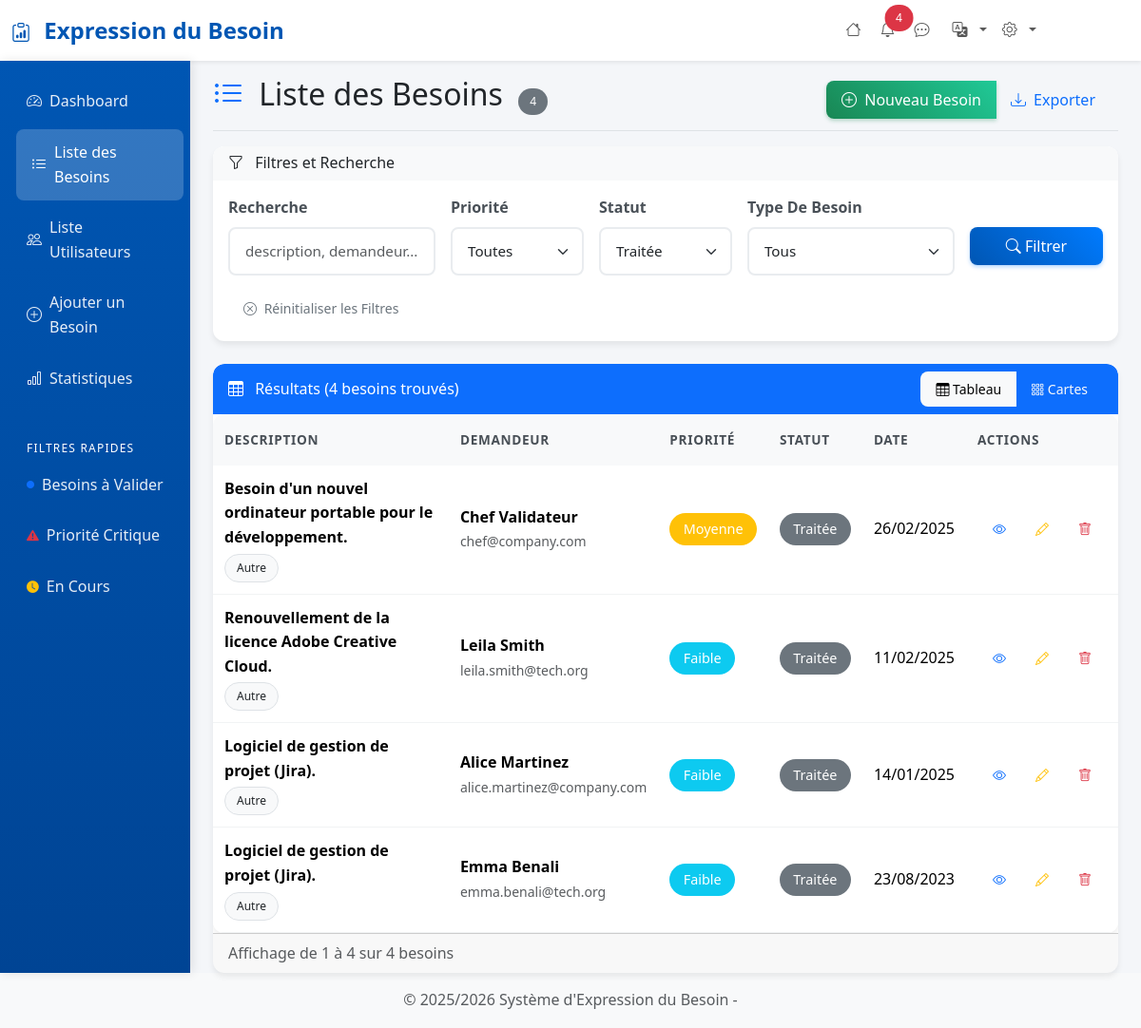
The app's page /pages/liste-besoins.php?statut=Traitée (signed in), older data.
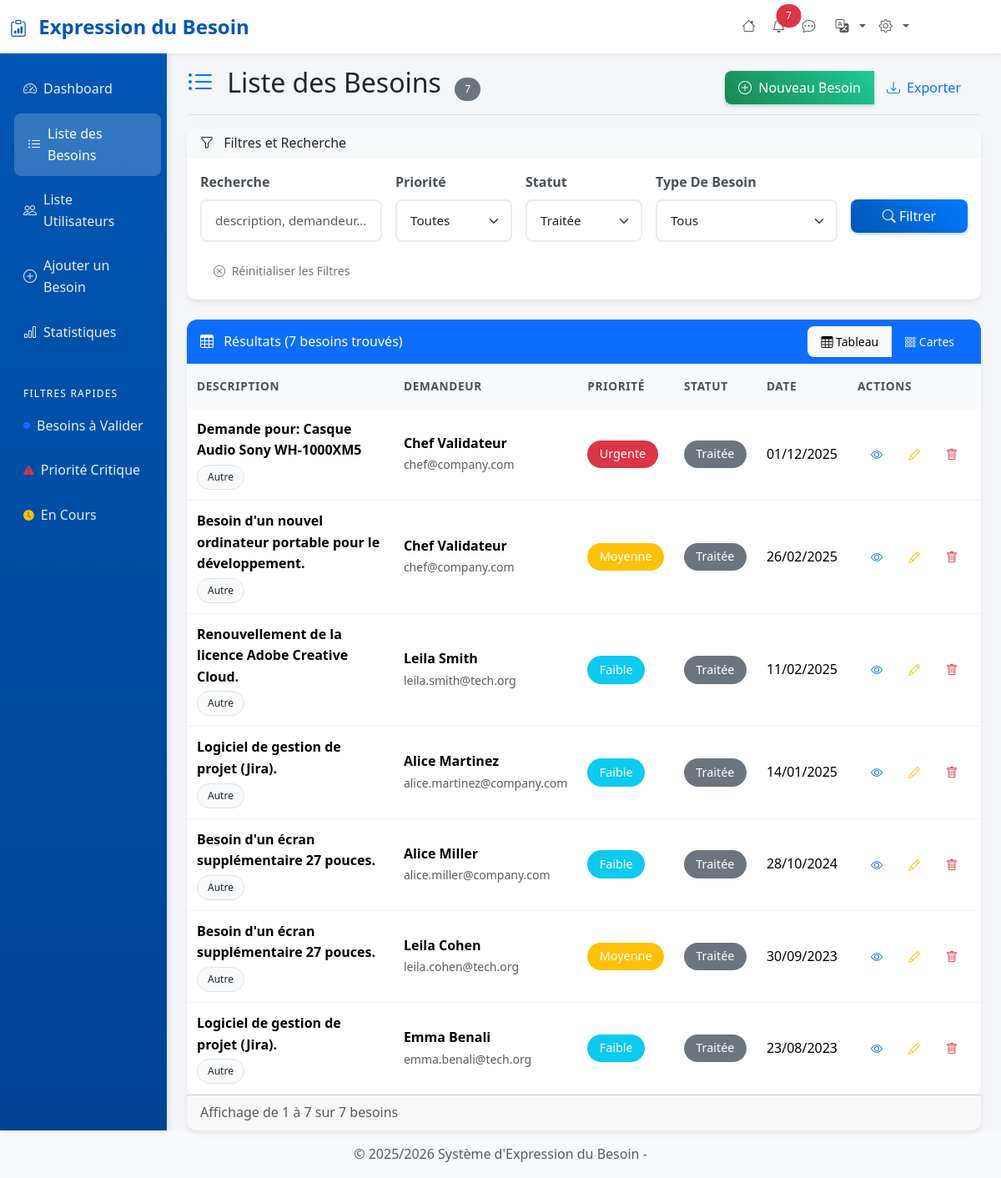
The same page, newer data.
### tables this page shows
CREATE TABLE `demandes` (
  `id` int(11) NOT NULL,
  `user_id` int(11) NOT NULL,
  `type_besoin_id` int(11) NOT NULL,
  `description` text NOT NULL,
  `urgence` enum('Faible','Moyenne','Urgente') NOT NULL DEFAULT 'Faible',
  `statut` enum('En attente','En cours de validation','Traitée') NOT NULL DEFAULT 'En attente',
  `date_creation` datetime DEFAULT current_timestamp()
);

CREATE TABLE `types_besoins` (
  `id` int(11) NOT NULL,
  `libelle` varchar(100) NOT NULL
);

CREATE TABLE `users` (
  `id` int(11) NOT NULL,
  `nom` varchar(255) NOT NULL,
  `email` varchar(255) NOT NULL,
  `password` varchar(255) NOT NULL,
  `role` enum('Demandeur','Validateur','Administrateur') NOT NULL DEFAULT 'Demandeur',
  `created_at` timestamp NOT NULL DEFAULT current_timestamp(),
  `service_id` int(11) NOT NULL DEFAULT 1
);

### includes/functions.php (called while the page is built, shortened)
<?php
function formatDate($date, $format = 'd/m/Y') {
    $dateTime = new DateTime($date);
    return $dateTime->format($format);
}
function getPriorityClass($priority) {
    switch($priority) {
        case 'Urgente':
        case 'Rejetée':
            return 'danger';
        case 'Moyenne': return 'warning';
        case 'Faible': return 'info';
        default: return 'secondary';
    }
}
function paginate($totalItems, $itemsPerPage = 10, $currentPage = 1) {
    $totalPages = ceil($totalItems / $itemsPerPage);
    $currentPage = max(1, min($totalPages, $currentPage));
    $offset = ($currentPage - 1) * $itemsPerPage;
    return [
        'total_items' => $totalItems,
        'items_per_page' => $itemsPerPage,
        'total_pages' => $totalPages,
        'current_page' => $currentPage,
        'offset' => $offset,
        'has_previous' => $currentPage > 1,
        'has_next' => $currentPage < $totalPages
    ];
}
function getBesoins($filters = [], $limit = 10, $offset = 0) {
    $conn = getConnection();
    $where = [];
    $params = [];
    if (!empty($filters['statut'])) {
        $where[] = "(
            CASE
                WHEN v.demande_id IS NULL THEN d.statut
                ELSE v.statut_validation
            END
        ) = :statut";
        $params['statut'] = $filters['statut'];
    }
    $whereClause = !empty($where) ? ' WHERE ' . implode(' AND ', $where) : '';
    $countQuery = "
        SELECT COUNT(*) as total
        FROM demandes d
        LEFT JOIN validation v ON v.demande_id = d.id
        JOIN types_besoins t ON d.type_besoin_id = t.id
        JOIN users u ON d.user_id = u.id
        $whereClause
    ";
    $stmt = $conn->prepare($countQuery);
    $stmt->execute($params);
    $total = (int) $stmt->fetch()['total'];
    $query = "
        SELECT
            d.*,
            t.libelle AS type_besoin,
            u.nom AS demandeur_nom,
            u.email AS demandeur_email,
            CASE
                WHEN v.demande_id IS NULL THEN d.statut
                ELSE v.statut_validation
            END AS statut_final
        FROM demandes d
        LEFT JOIN validation v ON v.demande_id = d.id
        JOIN types_besoins t ON d.type_besoin_id = t.id
        JOIN users u ON d.user_id = u.id
        $whereClause
        ORDER BY d.date_creation DESC
        LIMIT :limit OFFSET :offset
    ";
    $stmt = $conn->prepare($query);
    foreach ($params as $key => $value) {
        $stmt->bindValue(':' . $key, $value);
    }
    $stmt->bindValue(':limit', (int)$limit, PDO::PARAM_INT);
    $stmt->bindValue(':offset', (int)$offset, PDO::PARAM_INT);
    $stmt->execute();
    $besoins = $stmt->fetchAll(PDO::FETCH_ASSOC);
    return [
        'besoins' => $besoins,
        'total' => $total
    ];
}
function getUnreadMessages(int $user_id):int{
    $pdo = getConnection();
    $sql = "
        SELECT COUNT(*) FROM Conversations
        WHERE receiver_id = :receiver_id AND is_read = 0;
    ";
    $stmt = $pdo->prepare($sql);
    $stmt->execute([
        "receiver_id"   => $user_id
    ]);
    return (int) $stmt->fetchColumn();
}
function getUnreadNotificationCount(int $serviceId,$isAdmin = 0): int {
    $pdo = getConnection();
    if($isAdmin == 1){
        $stmt = $pdo->prepare("SELECT COUNT(*) FROM notifications WHERE is_just_for_admin = 1 AND seen = 0");
        $stmt->execute();
        return (int) $stmt->fetchColumn();
    }
    $stmt = $pdo->prepare("SELECT COUNT(*) FROM notifications WHERE service_id = :service_id AND seen = 0");
    $stmt->execute([':service_id' => $serviceId]);
    return (int) $stmt->fetchColumn();
}
?>

### pages/liste-besoins.php (the view, shortened to what the changed rows need)
<?php
include '../includes/header.php';
$page = max(1, intval($_GET['page'] ?? 1));
$itemsPerPage = 10;
$filters = [
    'priorite' => sanitize($_GET['priorite'] ?? ''),
    'statut' => sanitize($_GET['statut'] ?? ''),
    'categorie' => sanitize($_GET['categorie'] ?? ''),
    'search' => sanitize($_GET['search'] ?? '')
];
try {
    $result = getBesoins($filters, $itemsPerPage, ($page - 1) * $itemsPerPage);
    $besoins = $result['besoins'];
    $totalBesoins = $result['total'];
    $pagination = paginate($totalBesoins, $itemsPerPage, $page);
} catch (Exception $e) {
    setFlashMessage('error', 'Erreur lors du chargement des besoins : ' . $e->getMessage());
    $besoins = [];
    $totalBesoins = 0;
    $pagination = paginate(0, $itemsPerPage, 1);
}
?>
<div class="d-flex justify-content-between flex-wrap flex-md-nowrap align-items-center pt-3 pb-2 mb-3 border-bottom">
<h1 class="h2">
        <i class="bi bi-list-ul me-2 text-primary"></i>
        Liste des Besoins
        <span class="badge bg-secondary ms-2"><?php echo $totalBesoins; ?></span>
    </h1>
</div>
<div class="card">
    <div class="card-header bg-primary text-white d-flex justify-content-between align-items-center">
        <h6 class="card-title mb-0">
            <i class="bi bi-table me-2"></i>
            Résultats (<?php echo $totalBesoins; ?> besoins trouvés)
        </h6>
        <div class="btn-group btn-group-sm">
            <button class="btn btn-light btn-sm" onclick="toggleView('table')" id="tableViewBtn">
            </button>
            <button class="btn btn-outline-light btn-sm" onclick="toggleView('cards')" id="cardsViewBtn">
            </button>
        </div>
    </div>
    <div class="card-body p-0">
        <?php if (!empty($besoins)): ?>
            <div id="tableView" class="table-responsive">
                <table class="table table-hover mb-0">
                    <thead class="table-light">
                        <tr>
                            <th style="width: 40%;">Description</th>
                            <th style="width: 20%;">Demandeur</th>
                            <th style="width: 10%;">Priorité</th>
                            <th style="width: 10%;">Statut</th>
                            <th style="width: 10%;">Date</th>
                            <th style="width: 10%;">Actions</th>
                        </tr>
                    </thead>
                    <tbody>
                        <?php foreach ($besoins as $besoin): ?>
                            <tr>
                                <td>
                                    <div>
                                        <strong class="d-block"><?php echo htmlspecialchars($besoin['description']); ?></strong>
                                        <div class="mt-1">
                                            <span class="badge bg-light text-dark border">
                                                <?php echo htmlspecialchars($besoin['type_besoin']); ?>
                                            </span>
                                        </div>
                                    </div>
                                </td>
                                <td>
                                    <div>
                                        <strong class="d-block"><?php echo htmlspecialchars($besoin['demandeur_nom']); ?></strong>
                                        <small class="text-muted"><?php echo htmlspecialchars($besoin['demandeur_email']); ?></small>
                                    </div>
                                </td>
                                <td>
                                    <span class="badge bg-<?php echo getPriorityClass($besoin['urgence']); ?> fs-6">
                                        <?php echo $besoin['urgence']; ?>
                                    </span>
                                </td>
                                <td>
                                    <span class="badge bg-<?php echo getPriorityClass($besoin['statut_final']); ?> fs-6">
                                        <?php echo $besoin['statut_final']; ?>
                                    </span>
                                </td>
                               <td>
                                <?php echo formatDate($besoin['date_creation']); ?>
                                </td>
                                <td>
                                    <div class="btn-group btn-group-sm">
                                        <a href="detail-besoin.php?id=<?php echo $besoin['id']; ?>"
                                           class="btn btn-outline-primary"
                                           data-bs-toggle="tooltip"
                                           title="Voir les détails">
                                            <i class="bi bi-eye"></i>
                                        </a>
                                        <a href="detail-besoin.php?id=<?php echo $besoin['id']; ?>&edit=1"
                                           class="btn btn-outline-warning"
                                           data-bs-toggle="tooltip"
                                           title="Modifier">
                                            <i class="bi bi-pencil"></i>
                                        </a>
                                        <a href="?<?php echo http_build_query(array_merge($_GET, ['delete' => $besoin['id']])); ?>"
                                           class="btn btn-outline-danger btn-delete"
                                           data-bs-toggle="tooltip"
                                           title="Supprimer">
                                            <i class="bi bi-trash"></i>
                                        </a>
                                    </div>
                                </td>
                            </tr>
                        <?php endforeach; ?>
                    </tbody>
                </table>
            </div>
        <?php endif; ?>
    </div>
    <?php if ($totalBesoins > 0): ?>
        <div class="card-footer">
            <div class="row align-items-center">
                <div class="col-md-6">
                    <p class="text-muted mb-0">
                        Affichage de <?php echo ($pagination['offset'] + 1); ?> à
                        <?php echo min($pagination['offset'] + $itemsPerPage, $totalBesoins); ?>
                        sur <?php echo $totalBesoins; ?> besoins
                    </p>
                </div>
            </div>
        </div>
    <?php endif; ?>
</div>
<?php include '../includes/footer.php'; ?>

### includes/header.php (shortened to what the changed rows need)
<?php
require_once __DIR__ . '/functions.php';
$unreadCount = getUnreadNotificationCount($_SESSION['user_service'] ?? 0,
    isset($_SESSION['user_role']) && $_SESSION['user_role'] === 'Administrateur' ? 1 : 0
);
$unreadCountMessage = getUnreadMessages($_SESSION['user_id']);
?>
<!DOCTYPE html>
<html lang="fr">
<head>
    <link href="https://cdn.jsdelivr.net/npm/bootstrap@5.3.2/dist/css/bootstrap.min.css" rel="stylesheet">
    <link href="https://cdn.jsdelivr.net/npm/bootstrap-icons@1.11.2/font/bootstrap-icons.css" rel="stylesheet">
    <link rel="stylesheet" href="assets/css/style.css">
    <link rel="stylesheet" href="https://cdnjs.cloudflare.com/ajax/libs/font-awesome/7.0.1/css/all.min.css"
 />
</head>
<body>
    <nav class="navbar navbar-expand-lg navbar-light bg-white shadow-sm">
        <div class="container-fluid">
            <div class="collapse navbar-collapse" id="navbarNav">
                <ul class="navbar-nav ms-auto">
                    <?php if($_SESSION['user_role'] != 'Demandeur'): ?>
                    <li class="nav-item position-relative">
                        <a class="nav-link" href="/besoins/pages/notifications.php">
                            <i class="bi bi-bell me-1"></i>
                            <?php if (!empty($unreadCount) && $unreadCount > 0): ?>
                            <span
                                class="position-absolute -top-2 start-1 translate-middle badge rounded-pill bg-danger">
                                <?= $unreadCount ?>
                            </span>
                            <?php endif; ?>
                        </a>
                    </li>
                    <?php endif; ?>
                </ul>
            </div>
        </div>
    </nav>
    <div class="container-fluid">
        <div class="row">
            <main class="col-md-9 ms-sm-auto mx-auto col-lg-10 px-md-4">

Row changes from the older to the newer data that the page shows:
added demandes: description "Demande pour: Casque Audio Sony WH-1000XM5", type_besoin.libelle "Autre", user.nom "Chef Validateur", user.email "chef@company.com", urgence "Urgente", statut_final "Traitée", date_creation "01/12/2025"
now on this page (row edited): demandes: description "Besoin d'un écran supplémentaire 27 pouces.", type_besoin.libelle "Autre", user.nom "Alice Miller", user.email "alice.miller@company.com", urgence "Faible", statut_final "Traitée", date_creation "28/10/2024"
now on this page (row edited): demandes: description "Besoin d'un écran supplémentaire 27 pouces.", type_besoin.libelle "Autre", user.nom "Leila Cohen", user.email "leila.cohen@tech.org", urgence "Moyenne", statut_final "Traitée", date_creation "30/09/2023"
Text that changed along with them:
$unreadCount: "4" → "7"
$totalBesoins: "4" → "7"
min($pagination['offset'] + $itemsPerPage, $totalBesoins): "4" → "7"
